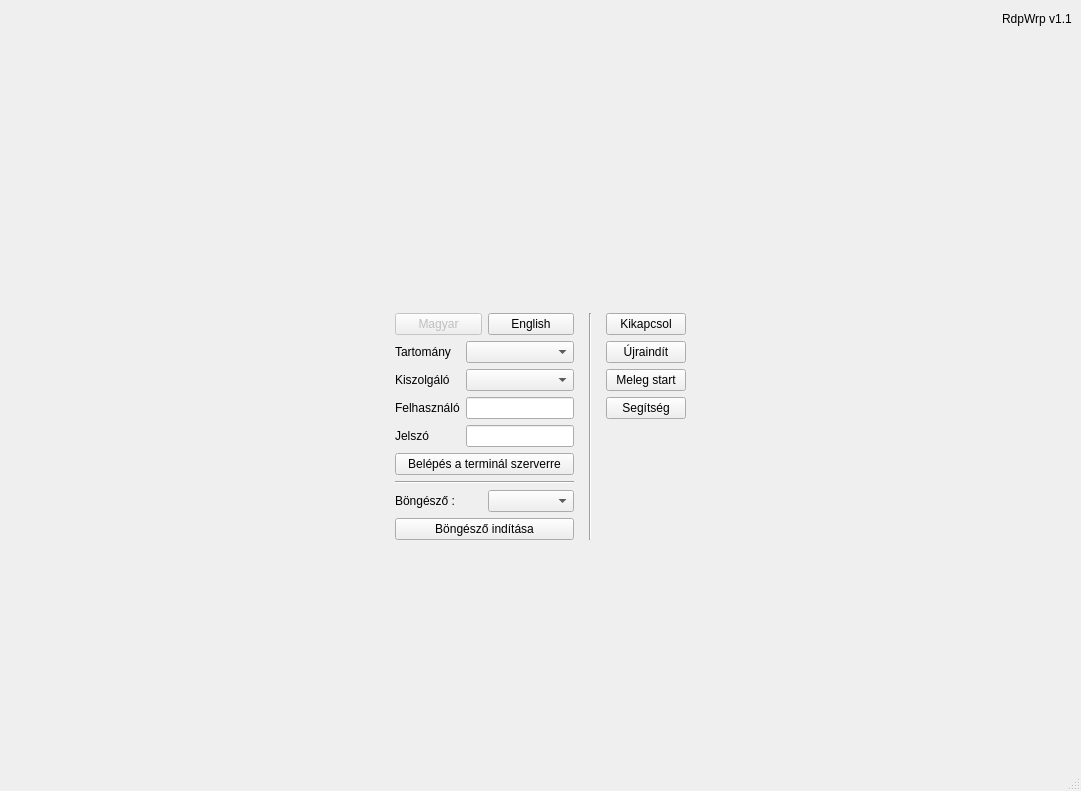
<?xml version="1.0" encoding="UTF-8"?>
<ui version="4.0">
 <class>MainWindow</class>
 <widget class="QMainWindow" name="MainWindow">
  <property name="geometry">
   <rect>
    <x>0</x>
    <y>0</y>
    <width>1081</width>
    <height>791</height>
   </rect>
  </property>
  <property name="sizePolicy">
   <sizepolicy hsizetype="MinimumExpanding" vsizetype="MinimumExpanding">
    <horstretch>0</horstretch>
    <verstretch>0</verstretch>
   </sizepolicy>
  </property>
  <property name="contextMenuPolicy">
   <enum>Qt::NoContextMenu</enum>
  </property>
  <property name="windowTitle">
   <string notr="true">rdpwrp</string>
  </property>
  <widget class="QWidget" name="centralwidget">
   <layout class="QVBoxLayout" name="verticalLayout_2" stretch="0,2,0,2">
    <item>
     <layout class="QHBoxLayout" name="horizontalLayout_4" stretch="1,0,2,6,4">
      <item>
       <spacer name="horizontalSpacer_7">
        <property name="orientation">
         <enum>Qt::Horizontal</enum>
        </property>
        <property name="sizeHint" stdset="0">
         <size>
          <width>40</width>
          <height>20</height>
         </size>
        </property>
       </spacer>
      </item>
      <item>
       <widget class="QLabel" name="leftL">
        <property name="text">
         <string/>
        </property>
        <property name="pixmap">
         <pixmap resource="rdpwrp.qrc">:/images/logo.png</pixmap>
        </property>
       </widget>
      </item>
      <item>
       <spacer name="horizontalSpacer_6">
        <property name="orientation">
         <enum>Qt::Horizontal</enum>
        </property>
        <property name="sizeHint" stdset="0">
         <size>
          <width>40</width>
          <height>20</height>
         </size>
        </property>
       </spacer>
      </item>
      <item>
       <spacer name="horizontalSpacer">
        <property name="orientation">
         <enum>Qt::Horizontal</enum>
        </property>
        <property name="sizeHint" stdset="0">
         <size>
          <width>168</width>
          <height>78</height>
         </size>
        </property>
       </spacer>
      </item>
      <item>
       <layout class="QVBoxLayout" name="verticalLayout_4" stretch="0,1">
        <item>
         <layout class="QHBoxLayout" name="horizontalLayout_3">
          <item>
           <spacer name="horizontalSpacer_5">
            <property name="orientation">
             <enum>Qt::Horizontal</enum>
            </property>
            <property name="sizeHint" stdset="0">
             <size>
              <width>223</width>
              <height>20</height>
             </size>
            </property>
           </spacer>
          </item>
          <item>
           <widget class="QLabel" name="labelVer">
            <property name="text">
             <string notr="true">RdpWrp v1.1</string>
            </property>
           </widget>
          </item>
         </layout>
        </item>
        <item>
         <widget class="QLabel" name="rightL">
          <property name="text">
           <string/>
          </property>
          <property name="pixmap">
           <pixmap resource="rdpwrp.qrc">:/images/ltsp.png</pixmap>
          </property>
         </widget>
        </item>
       </layout>
      </item>
     </layout>
    </item>
    <item>
     <spacer name="verticalSpacer">
      <property name="orientation">
       <enum>Qt::Vertical</enum>
      </property>
      <property name="sizeHint" stdset="0">
       <size>
        <width>20</width>
        <height>77</height>
       </size>
      </property>
     </spacer>
    </item>
    <item>
     <layout class="QHBoxLayout" name="horizontalLayout_6" stretch="1,0,0,0,1">
      <item>
       <spacer name="horizontalSpacer_2">
        <property name="orientation">
         <enum>Qt::Horizontal</enum>
        </property>
        <property name="sizeHint" stdset="0">
         <size>
          <width>40</width>
          <height>20</height>
         </size>
        </property>
       </spacer>
      </item>
      <item>
       <layout class="QVBoxLayout" name="verticalLayout" stretch="1,1,1,1,1,1,0">
        <item>
         <layout class="QHBoxLayout" name="horizontalLayout">
          <item>
           <widget class="QPushButton" name="pushButtonHu">
            <property name="enabled">
             <bool>false</bool>
            </property>
            <property name="toolTip">
             <string>&lt;html&gt;&lt;head/&gt;&lt;body&gt;&lt;p&gt;&lt;span style=&quot; font-weight:600;&quot;&gt;Magyar nyelvre váltás.&lt;/span&gt;&lt;/p&gt;&lt;p&gt;Ha a gomb inaktív, akkor az aktuálisan kiválasztott nyelv a Magyar.&lt;/p&gt;&lt;p&gt;&lt;span style=&quot; font-style:italic; color:#fe0000;&quot;&gt;Nyelv váltáskor a billentyűzet kiosztás is megváltozik, és ez hatással van a terminál kliens vagy böngészőben használlt billentyű kiosztásra is!&lt;/span&gt;&lt;/p&gt;&lt;/body&gt;&lt;/html&gt;</string>
            </property>
            <property name="text">
             <string notr="true">Magyar</string>
            </property>
            <property name="icon">
             <iconset resource="rdpwrp.qrc">
              <normaloff>:/images/flag-hu.png</normaloff>:/images/flag-hu.png</iconset>
            </property>
            <property name="iconSize">
             <size>
              <width>48</width>
              <height>48</height>
             </size>
            </property>
           </widget>
          </item>
          <item>
           <widget class="QPushButton" name="pushButtonEn">
            <property name="toolTip">
             <string>&lt;html&gt;&lt;head/&gt;&lt;body&gt;&lt;p&gt;&lt;span style=&quot; font-weight:600;&quot;&gt;Angol nyelvre váltás.&lt;/span&gt;&lt;/p&gt;&lt;p&gt;Ha a gomb inaktív, akkor az aktuálisan kiválasztott nyelv az Angol.&lt;/p&gt;&lt;p&gt;&lt;span style=&quot; font-style:italic; color:#ff0000;&quot;&gt;Nyelv váltáskor a billentyűzet kiosztás is megváltozik, és ez hatással van a terminál kliens vagy böngészőben használlt billentyű kiosztásra is!&lt;/span&gt;&lt;/p&gt;&lt;p&gt;&lt;br/&gt;&lt;/p&gt;&lt;/body&gt;&lt;/html&gt;</string>
            </property>
            <property name="text">
             <string notr="true">English</string>
            </property>
            <property name="icon">
             <iconset resource="rdpwrp.qrc">
              <normaloff>:/images/flag-gb.png</normaloff>:/images/flag-gb.png</iconset>
            </property>
            <property name="iconSize">
             <size>
              <width>48</width>
              <height>48</height>
             </size>
            </property>
           </widget>
          </item>
         </layout>
        </item>
        <item>
         <layout class="QFormLayout" name="logOnLayout">
          <property name="fieldGrowthPolicy">
           <enum>QFormLayout::AllNonFixedFieldsGrow</enum>
          </property>
          <item row="0" column="0">
           <widget class="QLabel" name="domainL">
            <property name="text">
             <string>Tartomány</string>
            </property>
           </widget>
          </item>
          <item row="0" column="1">
           <widget class="QComboBox" name="domainCB">
            <property name="toolTip">
             <string>&lt;html&gt;&lt;head/&gt;&lt;body&gt;&lt;p&gt;A windows tartomány kiválasztása.&lt;/p&gt;&lt;/body&gt;&lt;/html&gt;</string>
            </property>
            <property name="currentText">
             <string notr="true"/>
            </property>
           </widget>
          </item>
          <item row="1" column="0">
           <widget class="QLabel" name="serverL">
            <property name="text">
             <string>Kiszolgáló</string>
            </property>
           </widget>
          </item>
          <item row="1" column="1">
           <widget class="QComboBox" name="serverCB">
            <property name="toolTip">
             <string>&lt;html&gt;&lt;head/&gt;&lt;body&gt;&lt;p&gt;A terminál szerver kiválasztása a megadott tartományban.&lt;/p&gt;&lt;/body&gt;&lt;/html&gt;</string>
            </property>
            <property name="currentText">
             <string notr="true"/>
            </property>
           </widget>
          </item>
          <item row="2" column="0">
           <widget class="QLabel" name="userL">
            <property name="text">
             <string>Felhasználó</string>
            </property>
           </widget>
          </item>
          <item row="2" column="1">
           <widget class="QLineEdit" name="userLE">
            <property name="toolTip">
             <string>&lt;html&gt;&lt;head/&gt;&lt;body&gt;&lt;p&gt;A bejelentkezési név a megadott tartományban.&lt;/p&gt;&lt;p&gt;Ha egy másik tartományban aktív felhasználói névvel akarunk bejelentkezni a terminál szerverre, akkor itt megadhatjuk a tartományt a :&lt;/p&gt;&lt;p&gt;&lt;span style=&quot; font-style:italic;&quot;&gt;&amp;lt;tartomány&amp;gt;&lt;/span&gt;&lt;span style=&quot; font-weight:600;&quot;&gt;\&lt;/span&gt;&lt;span style=&quot; font-style:italic;&quot;&gt;&amp;lt;felhasználó&amp;gt;&lt;/span&gt; alakban.&lt;/p&gt;&lt;/body&gt;&lt;/html&gt;</string>
            </property>
            <property name="inputMask">
             <string notr="true"/>
            </property>
            <property name="text">
             <string notr="true"/>
            </property>
            <property name="maxLength">
             <number>32</number>
            </property>
            <property name="placeholderText">
             <string notr="true"/>
            </property>
           </widget>
          </item>
          <item row="3" column="0">
           <widget class="QLabel" name="passwordL">
            <property name="text">
             <string>Jelszó</string>
            </property>
           </widget>
          </item>
          <item row="3" column="1">
           <widget class="QLineEdit" name="passwordLE">
            <property name="toolTip">
             <string>&lt;html&gt;&lt;head/&gt;&lt;body&gt;&lt;p&gt;A megadott felhasználóhoz tartozó jelszó.&lt;/p&gt;&lt;p&gt;&lt;span style=&quot; color:#ff0000;&quot;&gt;Úgyeljünk rá, hogy a kiválasztott nyelv alapján változik a billentyű kiosztás!&lt;/span&gt;&lt;/p&gt;&lt;/body&gt;&lt;/html&gt;</string>
            </property>
            <property name="inputMask">
             <string notr="true"/>
            </property>
            <property name="text">
             <string notr="true"/>
            </property>
            <property name="maxLength">
             <number>32</number>
            </property>
            <property name="echoMode">
             <enum>QLineEdit::Password</enum>
            </property>
            <property name="placeholderText">
             <string notr="true"/>
            </property>
           </widget>
          </item>
         </layout>
        </item>
        <item>
         <widget class="QPushButton" name="logOnPB">
          <property name="toolTip">
           <string>&lt;html&gt;&lt;head/&gt;&lt;body&gt;&lt;p&gt;Belépés a Windows terminál szerverre. A gomb csak akkor aktív, ha megadtuk a bejelentkezési nevet. és a jelszót is.&lt;/p&gt;&lt;p&gt;Vegyük figyelembe, hogy többszöri hibás jelszó után a szerver letilthatja egy időre a felhasználó belépését.&lt;/p&gt;&lt;/body&gt;&lt;/html&gt;</string>
          </property>
          <property name="text">
           <string>Belépés a terminál szerverre</string>
          </property>
          <property name="icon">
           <iconset resource="rdpwrp.qrc">
            <normaloff>:/images/windows.png</normaloff>:/images/windows.png</iconset>
          </property>
          <property name="iconSize">
           <size>
            <width>32</width>
            <height>32</height>
           </size>
          </property>
          <property name="checkable">
           <bool>false</bool>
          </property>
          <property name="autoDefault">
           <bool>false</bool>
          </property>
          <property name="default">
           <bool>false</bool>
          </property>
          <property name="flat">
           <bool>false</bool>
          </property>
         </widget>
        </item>
        <item>
         <widget class="Line" name="beforeBrowserL">
          <property name="orientation">
           <enum>Qt::Horizontal</enum>
          </property>
         </widget>
        </item>
        <item>
         <layout class="QHBoxLayout" name="horizontalLayout_2">
          <item>
           <widget class="QLabel" name="label">
            <property name="text">
             <string>Böngésző :</string>
            </property>
           </widget>
          </item>
          <item>
           <widget class="QComboBox" name="comboBoxBrowser">
            <property name="toolTip">
             <string>&lt;html&gt;&lt;head/&gt;&lt;body&gt;&lt;p&gt;Böngésző kiválasztása, ha több böngésző is rendelkezésre áll.&lt;/p&gt;&lt;/body&gt;&lt;/html&gt;</string>
            </property>
            <property name="styleSheet">
             <string notr="true">QComboBox QAbstractItemView::item {height: 40px;}</string>
            </property>
            <property name="currentText">
             <string notr="true"/>
            </property>
           </widget>
          </item>
         </layout>
        </item>
        <item>
         <widget class="QPushButton" name="browserPB">
          <property name="toolTip">
           <string>&lt;html&gt;&lt;head/&gt;&lt;body&gt;&lt;p&gt;A kiválasztott böngésző elindítása, a windows domain-ba való bejelentkezés nélkül.&lt;/p&gt;&lt;p&gt;A böngésző (ill. a teljes felhasználói környezet) minden egyes meleg vagy hideg start után alaphelyzetbe áll, minden jelszót vagy sütit elfelejt.&lt;/p&gt;&lt;/body&gt;&lt;/html&gt;</string>
          </property>
          <property name="text">
           <string>Böngésző indítása</string>
          </property>
          <property name="icon">
           <iconset resource="rdpwrp.qrc">
            <normaloff>:/images/web.ico</normaloff>:/images/web.ico</iconset>
          </property>
          <property name="iconSize">
           <size>
            <width>32</width>
            <height>32</height>
           </size>
          </property>
          <property name="autoDefault">
           <bool>false</bool>
          </property>
          <property name="default">
           <bool>false</bool>
          </property>
         </widget>
        </item>
        <item>
         <spacer name="verticalSpacer_4">
          <property name="orientation">
           <enum>Qt::Vertical</enum>
          </property>
          <property name="sizeType">
           <enum>QSizePolicy::Expanding</enum>
          </property>
          <property name="sizeHint" stdset="0">
           <size>
            <width>20</width>
            <height>0</height>
           </size>
          </property>
         </spacer>
        </item>
       </layout>
      </item>
      <item>
       <widget class="Line" name="line">
        <property name="minimumSize">
         <size>
          <width>20</width>
          <height>0</height>
         </size>
        </property>
        <property name="orientation">
         <enum>Qt::Vertical</enum>
        </property>
       </widget>
      </item>
      <item>
       <layout class="QVBoxLayout" name="verticalLayout_3" stretch="1,1,1,1,1">
        <item>
         <widget class="QPushButton" name="offPB">
          <property name="toolTip">
           <string>&lt;html&gt;&lt;head/&gt;&lt;body&gt;&lt;p&gt;A kliens gép kikapcsolása.&lt;/p&gt;&lt;/body&gt;&lt;/html&gt;</string>
          </property>
          <property name="text">
           <string>Kikapcsol</string>
          </property>
          <property name="icon">
           <iconset resource="rdpwrp.qrc">
            <normaloff>:/images/off.ico</normaloff>:/images/off.ico</iconset>
          </property>
          <property name="iconSize">
           <size>
            <width>32</width>
            <height>32</height>
           </size>
          </property>
         </widget>
        </item>
        <item>
         <widget class="QPushButton" name="rebootPB">
          <property name="toolTip">
           <string>&lt;html&gt;&lt;head/&gt;&lt;body&gt;&lt;p&gt;A kliens gép újraindítása.  A kliens gépen minden változtatás, és adat törlődik.&lt;/p&gt;&lt;/body&gt;&lt;/html&gt;</string>
          </property>
          <property name="text">
           <string>Újraindít</string>
          </property>
          <property name="icon">
           <iconset resource="rdpwrp.qrc">
            <normaloff>:/images/restart.ico</normaloff>:/images/restart.ico</iconset>
          </property>
          <property name="iconSize">
           <size>
            <width>32</width>
            <height>32</height>
           </size>
          </property>
         </widget>
        </item>
        <item>
         <widget class="QPushButton" name="cleanPB">
          <property name="toolTip">
           <string>&lt;html&gt;&lt;head/&gt;&lt;body&gt;&lt;p&gt;Az ideiglenes felhasználói környezet eldobása, és ujra létrehozása.&lt;/p&gt;&lt;/body&gt;&lt;/html&gt;</string>
          </property>
          <property name="text">
           <string>Meleg start</string>
          </property>
          <property name="icon">
           <iconset resource="rdpwrp.qrc">
            <normaloff>:/images/clean.ico</normaloff>:/images/clean.ico</iconset>
          </property>
          <property name="iconSize">
           <size>
            <width>32</width>
            <height>32</height>
           </size>
          </property>
         </widget>
        </item>
        <item>
         <widget class="QPushButton" name="helpPB">
          <property name="text">
           <string>Segítség</string>
          </property>
          <property name="icon">
           <iconset resource="rdpwrp.qrc">
            <normaloff>:/images/help.ico</normaloff>:/images/help.ico</iconset>
          </property>
          <property name="iconSize">
           <size>
            <width>32</width>
            <height>32</height>
           </size>
          </property>
         </widget>
        </item>
        <item>
         <layout class="QVBoxLayout" name="buttonLayout">
          <item>
           <spacer name="verticalSpacer_3">
            <property name="orientation">
             <enum>Qt::Vertical</enum>
            </property>
            <property name="sizeHint" stdset="0">
             <size>
              <width>20</width>
              <height>0</height>
             </size>
            </property>
           </spacer>
          </item>
         </layout>
        </item>
       </layout>
      </item>
      <item>
       <spacer name="horizontalSpacer_3">
        <property name="orientation">
         <enum>Qt::Horizontal</enum>
        </property>
        <property name="sizeHint" stdset="0">
         <size>
          <width>40</width>
          <height>20</height>
         </size>
        </property>
       </spacer>
      </item>
     </layout>
    </item>
    <item>
     <spacer name="verticalSpacer_2">
      <property name="orientation">
       <enum>Qt::Vertical</enum>
      </property>
      <property name="sizeHint" stdset="0">
       <size>
        <width>20</width>
        <height>76</height>
       </size>
      </property>
     </spacer>
    </item>
   </layout>
  </widget>
  <widget class="QStatusBar" name="statusbar"/>
 </widget>
 <resources>
  <include location="rdpwrp.qrc"/>
 </resources>
 <connections/>
</ui>
